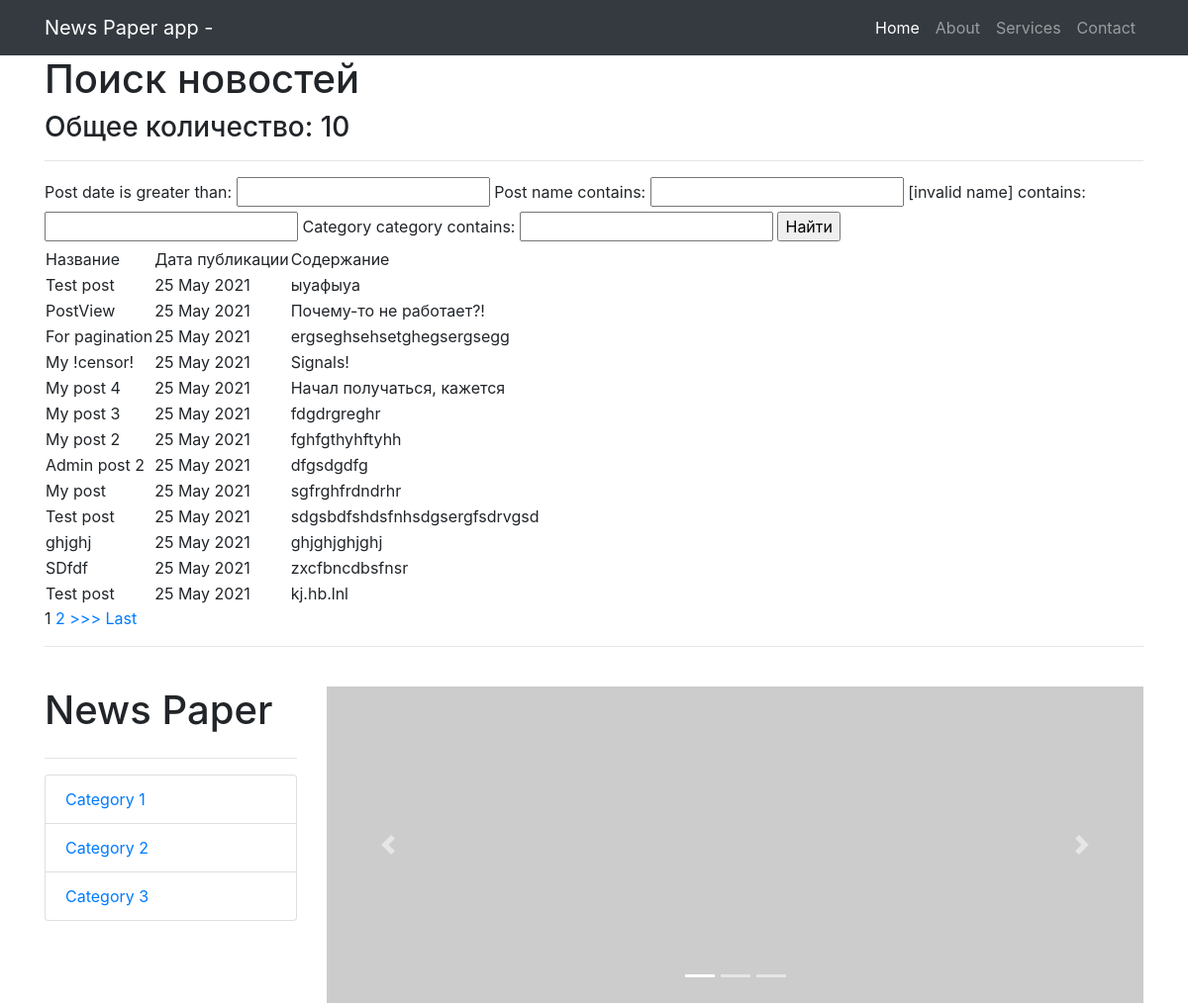
Page /news/search/ (upper part) on the earlier database version.
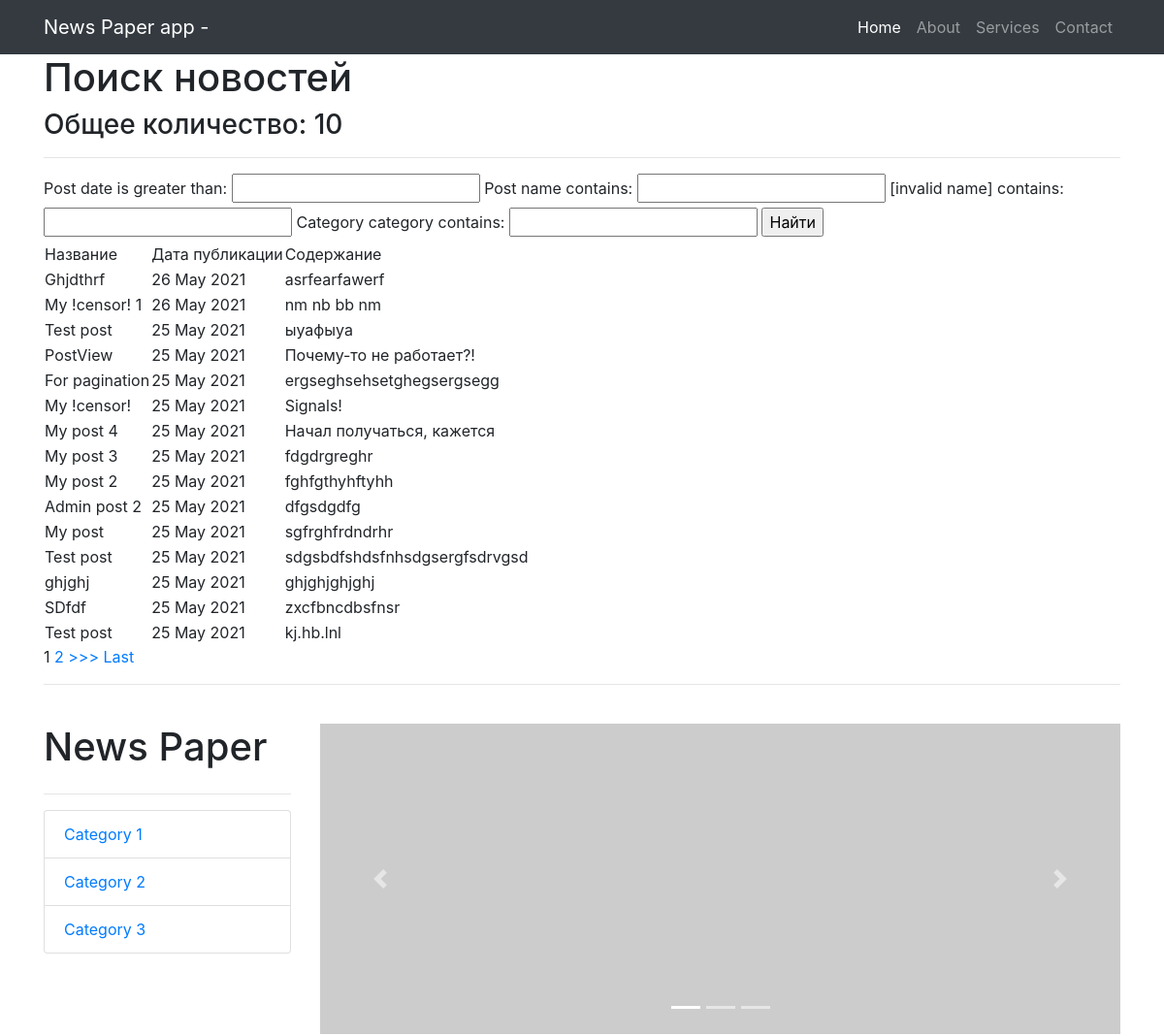
Same page on the later database version.
### news/models.py (models this page shows, shortened)
class Post(models.Model):
    state = 'ST'
    new = 'NE'
    POSITIONS = [
        (state, 'Статья'),
        (new, 'Новость')
    ]
    position = models.CharField(max_length=2,
                                choices=POSITIONS,
                                default=state)
    post_date = models.DateTimeField(auto_now_add=True)
    post_name = models.CharField(max_length=250)
    content = models.TextField()
    rating_post = models.IntegerField(default=0)
    author = models.ForeignKey(Author, on_delete=models.CASCADE)
    category = models.ManyToManyField(Category, through='PostCategory')

### news/views.py (the view)
class Search(ListView):
    model = Post
    template_name = 'search.html'
    context_object_name = 'posts'
    ordering = ['-post_date']
    paginate_by = 10 # поставим постраничный вывод в 10 элементов
    def get_context_data(self, **kwargs):  # забираем отфильтрованные объекты переопределяя
        context = super().get_context_data(**kwargs)
        context['filter'] = PostFilter(self.request.GET,
                                       queryset=self.get_queryset())  # вписываем наш
        return context

### news/templatetags/custom_filters.py (called while the page is built)
@register.filter(name='censor')
def censor(value, arg):
    words = value.split()
    value1 = ''
    for word in words:
        if isinstance(word, str) and isinstance(arg, str):
            if word == arg:
                word = '!censor!'
            value1 += word + ' '
        else:
            raise ValueError(f'Нельзя {type(word)}!')
    return value1

### templates/search.html (shortened to what this page needs)
{% extends 'flatpages/default.html' %}
{% load custom_filters %}
{% block content %}
    <h1>Поиск новостей</h1>
    <h3>Общее количество: {{ posts | length }}</h3>
    <hr>
    <form method="GET">
        {{ filter.form }}
        <input type="submit" value="Найти">
    </form>
    {% if posts %}
        <table>
            <tr>
                <td>
                    Название
                </td>
                <td>
                    Дата публикации
                </td>
                <td>
                    Содержание
                </td>
            </tr>
        {% for post in filter.qs %}
            <tr>
                <td>
                    {{ post.post_name | censor:'new' }}
                </td>
                <td>
                    {{ post.post_date | date:'d M Y' }}
                </td>
                <td>
                    {{ post.content | truncatechars:50 | censor:'ipsum' }}
                </td>
            </tr>
        {% endfor %}
        </table>
        {% if is_paginated %}
            {% for num in page_obj.paginator.page_range %}
                {% if page_obj.number == num %}
                    <a>{{ num }}</a>
                {% elif num > page_obj.number|add:'-3' and num < page_obj.number|add:'3' %}
                    <a href="?page={{ num }}">{{ num }}</a>
                {% endif %}
            {% endfor %}
            {% if page_obj.has_next %}
                <a href="?page={{ page_obj.next_page_number }}">>>></a>
                <a href="?page={{ page_obj.paginator.num_pages }}">Last</a>
            {% endif %}
        {% endif %}
    {% else %}
        <h2>Новостей не найдено!</h2>
    {% endif %}
{% endblock content %}

### templates/flatpages/default.html (shortened to what this page needs)
{% load static %}
<!DOCTYPE html>
<html lang="en">
    <head>
        <link href="{% static 'css/styles.css' %}" rel="stylesheet" />
    </head>
    <body>
        <nav class="navbar navbar-expand-lg navbar-dark bg-dark">
            <div class="container">
                <a class="navbar-brand" href="/">News Paper app - {{ flatpage.title }}</a>
                <div class="collapse navbar-collapse" id="navbarResponsive">
                    <ul class="navbar-nav ml-auto">
                        <li class="nav-item active">
                            <a class="nav-link" href="/">
                                Home
                            </a>
                        </li>
                        <li class="nav-item"><a class="nav-link" href="about/">About</a></li>
                        <li class="nav-item"><a class="nav-link" href="services/">Services</a></li>
                        <li class="nav-item"><a class="nav-link" href="contacts/">Contact</a></li>
                    </ul>
                </div>
            </div>
        </nav>
        <div class="container">
            {% block content %}{% endblock content %}
            <hr>
            <div class="row">
                <div class="col-lg-3">
                    <h1 class="my-4">News Paper</h1>
                    <hr>
                    <div class="list-group">
                        <a class="list-group-item" href="#!">Category 1</a>
                        <a class="list-group-item" href="#!">Category 2</a>
                        <a class="list-group-item" href="#!">Category 3</a>
                    </div>
                </div>
                <div class="col-lg-9">
                    <div class="carousel slide my-4" id="carouselExampleIndicators" data-ride="carousel">
                        <ol class="carousel-indicators">
                            <li class="active" data-target="#carouselExampleIndicators" data-slide-to="0"></li>
                            <li data-target="#carouselExampleIndicators" data-slide-to="1"></li>
                            <li data-target="#carouselExampleIndicators" data-slide-to="2"></li>
                        </ol>
                        <div class="carousel-inner" role="listbox">
                            <div class="carousel-item active"><img class="d-block img-fluid" src="https://via.placeholder.com/900x350" alt="First slide" /></div>
                        </div>
                        <a class="carousel-control-prev" href="#carouselExampleIndicators" role="button" data-slide="prev">
                            <span class="carousel-control-prev-icon" aria-hidden="true"></span>
                        </a>
                        <a class="carousel-control-next" href="#carouselExampleIndicators" role="button" data-slide="next">
                            <span class="carousel-control-next-icon" aria-hidden="true"></span>
                        </a>
                    </div>
                </div>
            </div>
        </div>
    </body>
</html>

Differences in the rows shown:
added Post: post_name|censor "Ghjdthrf", post_date "26 May 2021", content|censor "asrfearfawerf"
added Post: post_name|censor "My !censor! 1", post_date "26 May 2021", content|censor "nm nb bb nm"
